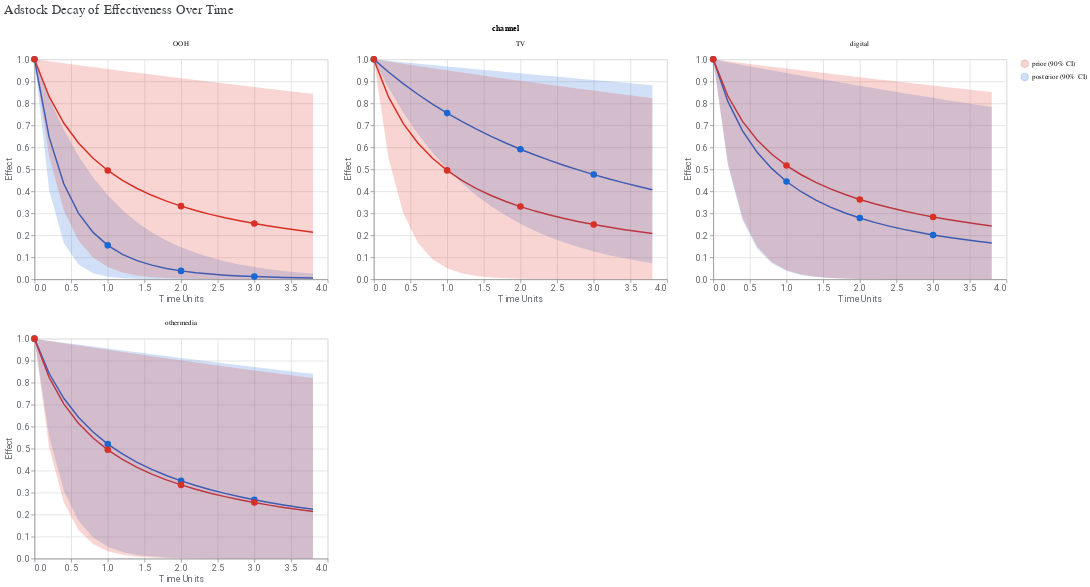

Source (notebook cell):
### Code cell
media_effects.plot_adstock_decay()

### Figure 1 — Vega-Lite specification as saved in the notebook (floating-point values rounded to 4 significant figures; data arrays with more than 128 entries replaced by an {"elided": "..."} marker saying what was removed)
{"config": {"view": {"continuousWidth": 300, "continuousHeight": 300}, "axis": {"labelColor": "#5F6368", "labelFont": "Roboto", "labelFontSize": 12, "titleColor": "#5F6368", "titleFont": "Roboto", "titleFontSize": 12, "titleFontWeight": "normal"}}, "data": {"name": "data-7569f592026c78f008e83d7bc3c712a5"}, "facet": {"field": "channel", "type": "nominal"}, "spec": {"layer": [{"mark": {"type": "line"}, "encoding": {"color": {"field": "distribution", "legend": {"labelExpr": "datum.value === \"posterior\" ? \"posterior (90% CI)\" : \"prior (90% CI)\"", "title": ""}, "scale": {"domain": ["prior", "posterior"], "range": ["#D93025", "#1967D2"]}, "type": "nominal"}, "x": {"field": "time_units", "title": "Time Units", "type": "quantitative"}, "y": {"field": "mean", "title": "Effect", "type": "quantitative"}}}, {"mark": {"type": "area", "opacity": 0.2}, "encoding": {"color": {"field": "distribution", "scale": {"domain": ["prior", "posterior"], "range": ["#D93025", "#1967D2"]}, "type": "nominal"}, "x": {"field": "time_units", "type": "quantitative"}, "y": {"field": "ci_lo", "type": "quantitative"}, "y2": {"field": "ci_hi"}}}, {"mark": {"type": "circle", "filled": true, "opacity": 1, "size": 80}, "encoding": {"color": {"field": "distribution", "scale": {"domain": ["prior", "posterior"], "range": ["#D93025", "#1967D2"]}, "type": "nominal"}, "tooltip": [{"field": "time_units", "type": "quantitative"}, {"field": "mean", "type": "quantitative"}], "x": {"field": "time_units", "type": "quantitative"}, "y": {"field": "mean", "type": "quantitative"}}, "transform": [{"filter": "datum.is_int_time_unit"}]}], "width": 400}, "columns": 3, "resolve": {"scale": {"x": "independent", "y": "independent"}}, "title": {"text": "Adstock Decay of Effectiveness Over Time", "anchor": "start", "color": "#3C4043", "font": "Google Sans Display", "fontSize": 18, "fontWeight": "normal", "offset": 10}, "$schema": "https://vega.github.io/schema/vega-lite/v5.20.1.json", "datasets": {"data-7569f592026c78f008e83d7bc3c712a5": {"elided": "160 records"}}}
